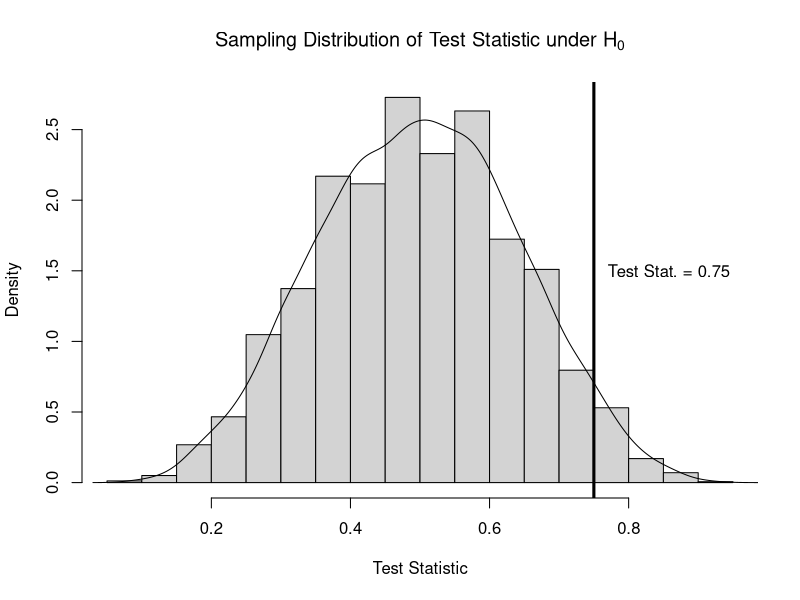

Write R code to recreate this figure.
new.urn <- function(n.balls=2,black.proportion=0.5) {
  return(c('black'=n.balls*black.proportion,
           'white'=n.balls*(1-black.proportion)))
}

proportion <- function(urn) {
  return(urn['black']/sum(urn))
}

draw.ball <- function(urn) {
  prob.black <- proportion(urn)
  drawn.ball <- c('white','black')[1*(runif(1)<prob.black)+1]
  urn[drawn.ball] <- urn[drawn.ball] + 1
  return(urn)
}

# Initial proportion of black balls
theta <- 0.5
n.balls.to.start <- 10
n.draws <- 100
precision <- 10000

doit <- function(precision) {
  draws <- numeric(precision)
  for ( i in 1:precision ) {
    urn <- new.urn(n.balls.to.start,theta)
    for ( j in 1:n.draws ) {
      urn <- draw.ball(urn)
    }
    draws[i] <- proportion(urn)
  }
  draws
}

draws <- doit(10000)

observed.test.statistic <- 0.75
p.value <- mean(draws>=observed.test.statistic)
ci <- p.value + c(-1,1)*qnorm(1-0.05/2)*sqrt(p.value*(1-p.value)/precision)
cat("p-value is ",p.value,", with a 95% confidence interval of (",ci[1],",",ci[2],")\n",sep="")

# More on graphics in Chap. 7
hist(draws,freq=FALSE,main=expression(paste("Sampling Distribution of Test Statistic under ",H[0])),xlab="Test Statistic")
lines(density(draws))
abline(v=observed.test.statistic,lwd=3)
text(observed.test.statistic+0.02,1.5,adj=0,paste("Test Stat. =",observed.test.statistic))

# 1. If alpha = .05, what is the rejection region?
     rr <- quantile(draws,c(.95,1))
     ans1 <- paste('The rejection region is the proportions between ',rr[1],' and ',rr[2],'.')
# 2. If the true proportion of black balls is .6,
#    what is the power of the test for the null hypothesis 
#    that the proportion of black balls is .5, vs. the 
#    one-sided alternative that the proportion is greater
#    than .5?
     theta <- .6
     draws2 <- doit(precision)
     power2 <- mean(draws2>=rr)
     ci2 <- power2 + c(-1,1) * qnorm(1-power2/2) * sqrt(power2*(1-power2)/precision)
     ans2 <- paste('The power if the true proportion is .6 = ', power2, 
                   ' (',ci2[1],', ',ci2[2],').',sep='')
# 3. What is the POWER if the true proportion is .7?
     theta <- .7
     draws3 <- doit(precision)
     power3 <- mean(draws3>=rr)
     ci3 <- power3 + c(-1,1) * qnorm(1-power2/2) * sqrt(power3*(1-power3)/precision)
     ans3 <- paste('The power if the true proportion is .7 = ', power3, 
                   ' (',ci3[1],', ',ci3[2],').',sep='')
## BE SURE TO ASSES MONTE CARLO ERROR!


cat('\n'); cat(ans1,'\n'); cat(ans2,'\n'); cat(ans3,'\n')
